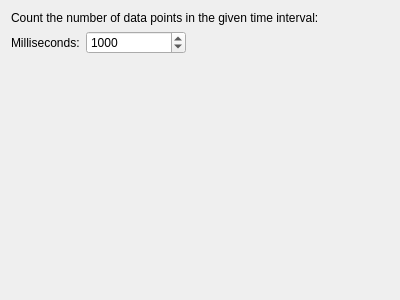
<?xml version="1.0" encoding="UTF-8"?>
<ui version="4.0">
 <class>SamplesCount</class>
 <widget class="QWidget" name="SamplesCount">
  <property name="geometry">
   <rect>
    <x>0</x>
    <y>0</y>
    <width>400</width>
    <height>300</height>
   </rect>
  </property>
  <property name="windowTitle">
   <string>Form</string>
  </property>
  <layout class="QVBoxLayout" name="verticalLayout">
   <item>
    <widget class="QLabel" name="label">
     <property name="text">
      <string>Count the number of data points in the given time interval:</string>
     </property>
     <property name="wordWrap">
      <bool>true</bool>
     </property>
    </widget>
   </item>
   <item>
    <layout class="QHBoxLayout" name="horizontalLayout">
     <item>
      <widget class="QLabel" name="label_2">
       <property name="text">
        <string>Milliseconds:</string>
       </property>
      </widget>
     </item>
     <item>
      <widget class="QSpinBox" name="spinBoxMilliseconds">
       <property name="minimumSize">
        <size>
         <width>100</width>
         <height>0</height>
        </size>
       </property>
       <property name="minimum">
        <number>1</number>
       </property>
       <property name="maximum">
        <number>999999</number>
       </property>
       <property name="value">
        <number>1000</number>
       </property>
      </widget>
     </item>
     <item>
      <spacer name="horizontalSpacer">
       <property name="orientation">
        <enum>Qt::Horizontal</enum>
       </property>
       <property name="sizeHint" stdset="0">
        <size>
         <width>40</width>
         <height>20</height>
        </size>
       </property>
      </spacer>
     </item>
    </layout>
   </item>
   <item>
    <spacer name="verticalSpacer">
     <property name="orientation">
      <enum>Qt::Vertical</enum>
     </property>
     <property name="sizeHint" stdset="0">
      <size>
       <width>20</width>
       <height>40</height>
      </size>
     </property>
    </spacer>
   </item>
  </layout>
 </widget>
 <resources/>
 <connections/>
</ui>
